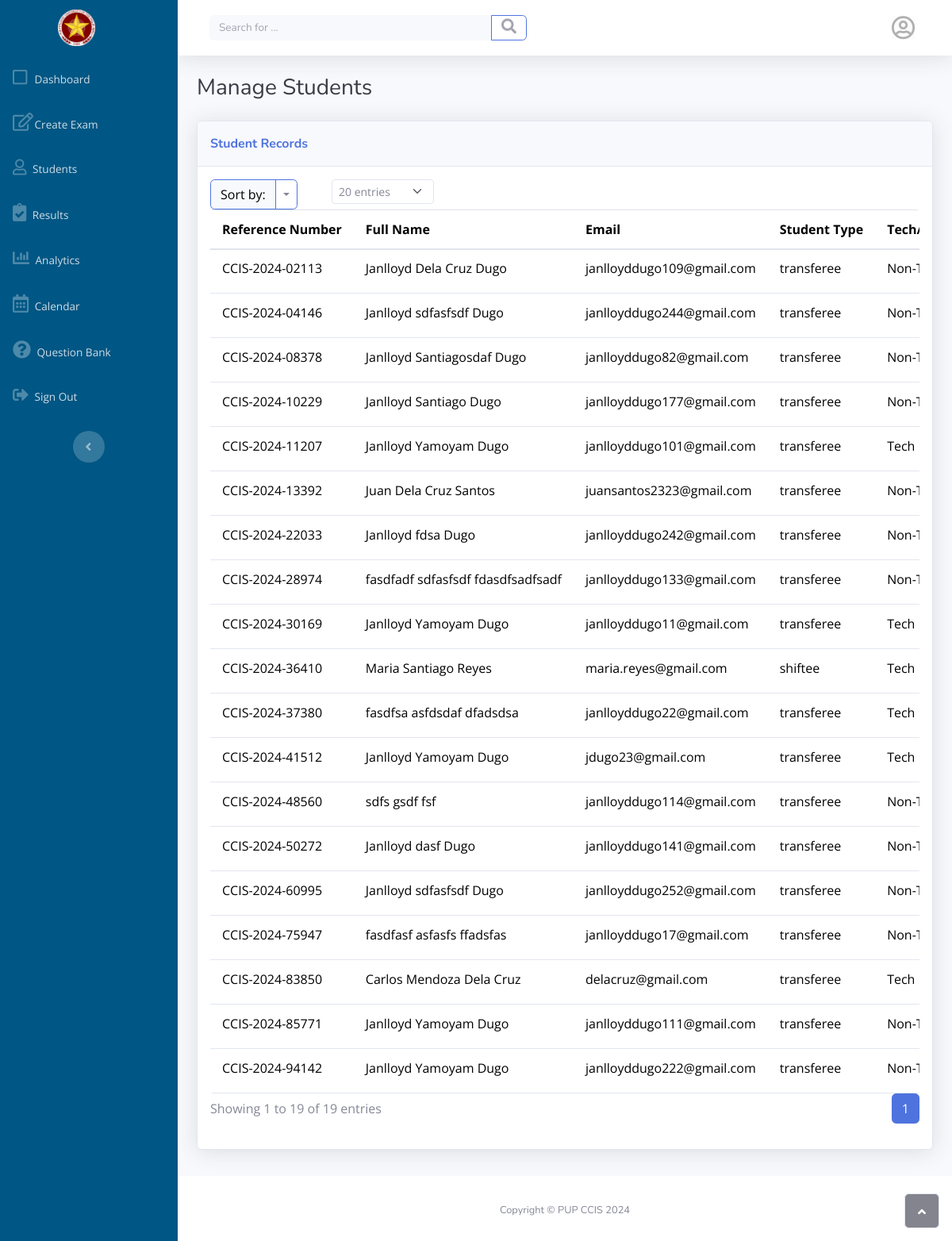
The page /admin/students.php on the database its author committed.
### tables this page shows
CREATE TABLE `students` (
  `student_id` int NOT NULL,
  `last_name` varchar(255) NOT NULL,
  `first_name` varchar(255) NOT NULL,
  `middle_name` varchar(255) DEFAULT NULL,
  `gender` varchar(20) DEFAULT NULL,
  `dob` date DEFAULT NULL,
  `email` varchar(255) DEFAULT NULL,
  `contact_number` varchar(20) DEFAULT NULL,
  `street` varchar(255) DEFAULT NULL,
  `student_type` varchar(100) DEFAULT NULL,
  `previous_school` varchar(255) DEFAULT NULL,
  `year_level` varchar(50) DEFAULT NULL,
  `previous_program` varchar(255) DEFAULT NULL,
  `desired_program` varchar(255) DEFAULT NULL,
  `tor` varchar(255) DEFAULT NULL,
  `school_id` varchar(255) DEFAULT NULL,
  `reference_id` varchar(255) DEFAULT NULL,
  `is_tech` tinyint(1) DEFAULT NULL,
  `registration_date` timestamp NULL DEFAULT CURRENT_TIMESTAMP
);

### admin/students.php (the view, shortened to what this page needs)
<?php
require_once('../config/config.php');
$entries_per_page = isset($_GET['entries']) ? (int)$_GET['entries'] : 20;
$current_page = isset($_GET['page']) ? (int)$_GET['page'] : 1;
$offset = ($current_page - 1) * $entries_per_page;
$sort = isset($_GET['sort']) ? $_GET['sort'] : 'reference_id';
$allowed_sorts = [
    'reference_id' => 'reference_id',
    'full_name' => 'full_name',
    'student_type' => 'student_type',
    'is_tech' => 'is_tech',
    'registration_year' => 'YEAR(registration_date)'
];
$sort_column = isset($allowed_sorts[$sort]) ? $allowed_sorts[$sort] : $allowed_sorts['reference_id'];
$sort_direction = isset($_GET['direction']) && strtoupper($_GET['direction']) === 'DESC' ? 'DESC' : 'ASC';
$count_query = "SELECT COUNT(*) as total FROM students";
$count_result = $conn->query($count_query);
$total_records = $count_result->fetch_assoc()['total'];
$total_pages = ceil($total_records / $entries_per_page);
$query = "SELECT
    reference_id,
    CONCAT(first_name, ' ', COALESCE(middle_name, ''), ' ', last_name) as full_name,
    email,
    student_type,
    is_tech,
    YEAR(registration_date) as registration_year
FROM students
ORDER BY " . $sort_column . " " . $sort_direction . "
LIMIT ? OFFSET ?";
$stmt = $conn->prepare($query);
$stmt->bind_param("ii", $entries_per_page, $offset);
$stmt->execute();
$result = $stmt->get_result();
?>
<!DOCTYPE html>
<html lang="en" data-bs-theme="light">
<head>
    <link rel="stylesheet" href="assets/bootstrap/css/bootstrap.min.css">
    <link rel="stylesheet" href="assets/fonts/fontawesome-all.min.css">
    <link rel="stylesheet" href="assets/css/styles.min.css">
</head>
<body id="page-top">
    <div id="wrapper">
        <?php include 'sidebar.php'; ?>
        <div id="content-wrapper" class="d-flex flex-column">
            <div id="content">
                <?php include 'topbar.php'; ?>
                <div class="container-fluid">
                    <h3 class="text-dark mb-4">Manage Students</h3>
                    <div class="card shadow">
                        <div class="card-header py-3">
                            <p class="text-primary m-0 fw-bold">Student Records</p>
                        </div>
                        <div class="card-body" style="font-family: 'Open Sans', sans-serif;">
                            <div class="row">
                                <div class="col-md-6 col-xl-2 text-nowrap">
                                    <div class="btn-group">
                                        <button class="btn btn-primary" type="button" style="background: var(--bs-card-cap-bg); color: var(--bs-emphasis-color);">Sort by:</button>
                                        <button class="btn btn-primary dropdown-toggle dropdown-toggle-split" data-bs-toggle="dropdown" aria-expanded="false" type="button" style="color: var(--bs-body-color); background: var(--bs-btn-hover-color);"></button>
                                    </div>
                                </div>
                                <div class="col-md-2">
                                    <select class="form-select form-select-sm" id="entriesPerPage" onchange="changeEntries(this.value)">
                                        <option value="20" <?php echo $entries_per_page == 20 ? 'selected' : ''; ?>>20 entries</option>
                                    </select>
                                </div>
                            </div>
                            <div class="table-container">
                                <div class="table-responsive">
                                    <table class="table table-fixed my-0">
                                        <thead>
                                            <tr>
                                                <th>Reference Number</th>
                                                <th>Full Name</th>
                                                <th>Email</th>
                                                <th>Student Type</th>
                                                <th>Tech/Non-Tech</th>
                                            </tr>
                                        </thead>
                                        <tbody>
                                            <?php
                                            if ($result->num_rows > 0) {
                                                while ($row = $result->fetch_assoc()) {
                                                    echo "<tr>";
                                                    echo "<td>" . htmlspecialchars($row['reference_id']) . "</td>";
                                                    echo "<td>" . htmlspecialchars($row['full_name']) . "</td>";
                                                    echo "<td>" . htmlspecialchars($row['email']) . "</td>";
                                                    echo "<td>" . htmlspecialchars($row['student_type']) . "</td>";
                                                    echo "<td>" . ($row['is_tech'] ? 'Tech' : 'Non-Tech') . "</td>";
                                                    echo "</tr>";
                                                }
                                            } else {
                                                echo "<tr><td colspan='7' class='text-center'>No students found</td></tr>";
                                            }
                                            ?>
                                        </tbody>
                                    </table>
                                </div>
                            </div>
                            <div class="row">
                                <div class="col-md-6 align-self-center">
                                    <p id="dataTable_info" class="dataTables_info" role="status" aria-live="polite">
                                        Showing <?php echo ($offset + 1); ?> to <?php echo min($offset + $entries_per_page, $total_records); ?> of <?php echo $total_records; ?> entries
                                    </p>
                                </div>
                                <div class="col-md-6">
                                    <nav aria-label="Page navigation">
                                        <ul class="pagination justify-content-end">
                                            <?php for ($i = max(1, $current_page - 2); $i <= min($total_pages, $current_page + 2); $i++): ?>
                                                <li class="page-item <?php echo $i === $current_page ? 'active' : ''; ?>">
                                                    <a class="page-link" href="?page=<?php echo $i; ?>&sort=<?php echo $sort; ?>&direction=<?php echo $sort_direction; ?>&entries=<?php echo $entries_per_page; ?>"><?php echo $i; ?></a>
                                                </li>
                                            <?php endfor; ?>
                                        </ul>
                                    </nav>
                                </div>
                            </div>
                        </div>
                    </div>
                </div>
            </div>
            <?php include 'footer.php'; ?>
        </div>
        <a class="border rounded d-inline scroll-to-top" href="#page-top">
            <i class="fas fa-angle-up"></i>
        </a>
    </div>
</body>
</html>

### admin/students.php (style rules this page uses)
.table-container { max-height: calc(100vh - 450px); overflow-y: auto; border-radius: 4px; }
.table-fixed { position: relative; }
.table-fixed thead { position: sticky; top: 0; background-color: #fff; z-index: 1; border-top: 1px solid #dee2e6; }
.table-fixed thead::after { content: ''; position: absolute; left: 0; right: 0; bottom: -1px; height: 1px; background-color: #dee2e6; }
.table-fixed th, .table-fixed td { white-space: nowrap; padding: 12px 15px; }
.table-fixed th:nth-child(1), .table-fixed td:nth-child(1) { width: 15%; }
.table-fixed th:nth-child(2), .table-fixed td:nth-child(2) { width: 20%; }
.table-fixed th:nth-child(3), .table-fixed td:nth-child(3) { width: 20%; }
.table-fixed th:nth-child(4), .table-fixed td:nth-child(4) { width: 10%; }
.table-fixed th:nth-child(5), .table-fixed td:nth-child(5) { width: 10%; }

### rows shown on the page
students: reference "CCIS-2024-02113", full_name "Janlloyd Dela Cruz Dugo", email "janlloyddugo109@gmail.com", student_type "transferee", is_tech "Non-Tech"
students: reference "CCIS-2024-04146", full_name "Janlloyd sdfasfsdf Dugo", email "janlloyddugo244@gmail.com", student_type "transferee", is_tech "Non-Tech"
students: reference "CCIS-2024-08378", full_name "Janlloyd Santiagosdaf Dugo", email "janlloyddugo82@gmail.com", student_type "transferee", is_tech "Non-Tech"
students: reference "CCIS-2024-10229", full_name "Janlloyd Santiago Dugo", email "janlloyddugo177@gmail.com", student_type "transferee", is_tech "Non-Tech"
students: reference "CCIS-2024-11207", full_name "Janlloyd Yamoyam Dugo", email "janlloyddugo101@gmail.com", student_type "transferee", is_tech "Tech"
students: reference "CCIS-2024-13392", full_name "Juan Dela Cruz Santos", email "juansantos2323@gmail.com", student_type "transferee", is_tech "Non-Tech"
students: reference "CCIS-2024-22033", full_name "Janlloyd fdsa Dugo", email "janlloyddugo242@gmail.com", student_type "transferee", is_tech "Non-Tech"
students: reference "CCIS-2024-28974", full_name "fasdfadf sdfasfsdf fdasdfsadfsadf", email "janlloyddugo133@gmail.com", student_type "transferee", is_tech "Non-Tech"
students: reference "CCIS-2024-30169", full_name "Janlloyd Yamoyam Dugo", email "janlloyddugo11@gmail.com", student_type "transferee", is_tech "Tech"
students: reference "CCIS-2024-36410", full_name "Maria Santiago Reyes", email "maria.reyes@gmail.com", student_type "shiftee", is_tech "Tech"
students: reference "CCIS-2024-37380", full_name "fasdfsa asfdsdaf dfadsdsa", email "janlloyddugo22@gmail.com", student_type "transferee", is_tech "Tech"
students: reference "CCIS-2024-41512", full_name "Janlloyd Yamoyam Dugo", email "jdugo23@gmail.com", student_type "transferee", is_tech "Tech"
students: reference "CCIS-2024-48560", full_name "sdfs gsdf fsf", email "janlloyddugo114@gmail.com", student_type "transferee", is_tech "Non-Tech"
students: reference "CCIS-2024-50272", full_name "Janlloyd dasf Dugo", email "janlloyddugo141@gmail.com", student_type "transferee", is_tech "Non-Tech"
students: reference "CCIS-2024-60995", full_name "Janlloyd sdfasfsdf Dugo", email "janlloyddugo252@gmail.com", student_type "transferee", is_tech "Non-Tech"
students: reference "CCIS-2024-75947", full_name "fasdfasf asfasfs ffadsfas", email "janlloyddugo17@gmail.com", student_type "transferee", is_tech "Non-Tech"
students: reference "CCIS-2024-83850", full_name "Carlos Mendoza Dela Cruz", email "delacruz@gmail.com", student_type "transferee", is_tech "Tech"
students: reference "CCIS-2024-85771", full_name "Janlloyd Yamoyam Dugo", email "janlloyddugo111@gmail.com", student_type "transferee", is_tech "Non-Tech"
students: reference "CCIS-2024-94142", full_name "Janlloyd Yamoyam Dugo", email "janlloyddugo222@gmail.com", student_type "transferee", is_tech "Non-Tech"

### other values the page prints
$offset + 1 "1"
min($offset + $entries_per_page, $total_records) "19"
$total_records "19"
